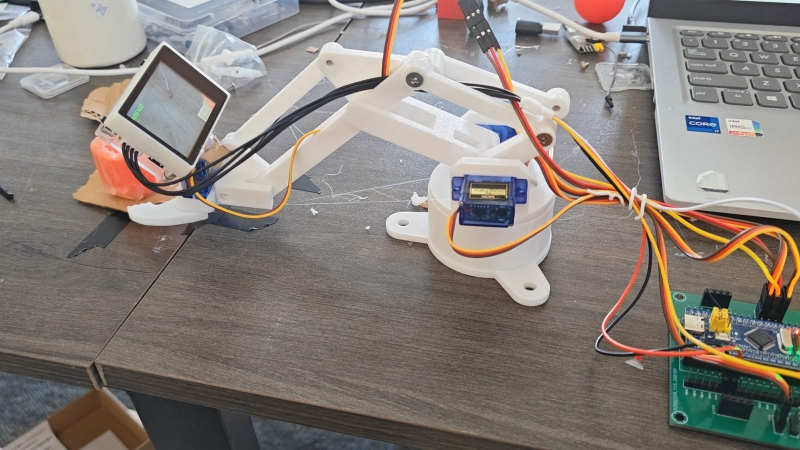
#> input picture images/gesture-arm-thumb.jpg, 1600 x 900 px (shown at 1/2 size)
$ python -i process-gen-images.py   (imports and definitions only)
#> lines starting #> are read from the running program, lines starting #| are printed output that depends on the picture
#> further down, picture is the input picture: PIL image 1600x900 RGB; mean R, G, B 134.5, 127.5, 122
# -*- coding: utf-8 -*-
"""把 ImageGen 输出整理成站点图片：裁掉底部水印 -> 缩放 -> 存 JPG/WebP。
运行：python tools/process-gen-images.py
"""
import os
from PIL import Image

ROOT = os.path.dirname(os.path.dirname(os.path.abspath(__file__)))
GEN = os.path.join(ROOT, 'images', '_gen')
OUT = os.path.join(ROOT, 'images')

# 源文件名前缀 -> (目标文件, 底部裁剪像素, 输出宽度)
MAP = {
    'Editorial_product_photograph_f_': ('hero-main.jpg', 0, 1400),
    'Editorial_product_photograph_o_2026-11-24T07-15-44': ('vision-tracker-main.jpg', 0, 1400),
    'Editorial_product_photograph_o_2026-11-24T07-16-22': ('gesture-arm-main.jpg', 0, 1400),
    'Editorial_product_photograph_o_2026-11-24T07-17-30': ('sound-core-main.jpg', 0, 1400),
    'Editorial_product_photograph_o_2026-11-24T07-18-58': ('doorbell-app-device.jpg', 0, 1400),
    'Extreme_macro_photograph_of_a__': ('sound-core-lcd.jpg', 0, 1400),
    'Macro_editorial_photograph_of__2026-11-24T07-16-04': ('gesture-arm-board.jpg', 0, 1400),
    'Macro_editorial_photograph_of__2026-11-24T07-17-04': ('vision-tracker-camera.jpg', 0, 1400),
    'Editorial_macro_photograph_of__': ('sound-core-board.jpg', 0, 1400),
    'Editorial_photograph_of_an_edg_': ('vision-tracker-tracking.jpg', 0, 1400),
    'Close_up_editorial_photograph__': ('gesture-arm-glove.jpg', 0, 1400),
    'Square_editorial_photograph_of_': ('avatar.jpg', 0, 900),
}

DOORBELL_STUDIO = {
    'Studio_product_render_of_a_cla_': 'yinghuo-light.webp',
    'Studio_product_render_of_a_com_': 'yinghuo-gateway.webp',
    'Studio_product_render_of_a_sma_': 'yinghuo-doorbell.webp',
}


def find(prefix):
    for name in sorted(os.listdir(GEN)):
        if name.startswith(prefix) and name.lower().endswith('.png'):
            return os.path.join(GEN, name)
    return None


def crop_bottom(im, px):
    w, h = im.size
    return im.crop((0, 0, w, h - px))


def fit_width(im, target):
    w, h = im.size
    if w <= target:
        return im
    ratio = target / w
    return im.resize((target, round(h * ratio)), Image.LANCZOS)


def patch_watermark(im):
    """覆盖右下角固定位置的 AI 水印（约 0.85w/0.84h 起），用上方条带翻转填充。"""
    from PIL import ImageFilter
    im = im.convert('RGB')
    w, h = im.size
#> w = 1600; h = 900
    x0, x1 = int(w * 0.86), int(w * 0.999)
#> x0 = 1376; x1 = 1598
    y0, y1 = int(h * 0.895), h
#> y0 = 805; y1 = 900
    bh = y1 - y0
#> bh = 95
    src = im.crop((x0, y0 - bh, x1, y0)).transpose(Image.FLIP_TOP_BOTTOM)
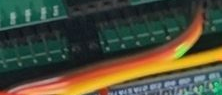
#> src: PIL image 222x95 RGB; mean R, G, B 77.1, 77.1, 57.7
    im.paste(src, (x0, y0))
    band = im.crop((x0 - 4, y0 - 6, x1, y1 + 6)).filter(ImageFilter.GaussianBlur(3.5))
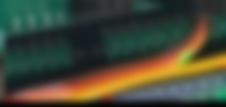
#> band: PIL image 226x107 RGB; mean R, G, B 70.1, 72.3, 54.9
    im.paste(band, (x0 - 4, y0 - 6))
    return im


def main():
    for prefix, (target, crop, width) in MAP.items():
        src = find(prefix)
        if not src:
            print('MISS', target)
            continue
        im = Image.open(src).convert('RGB')
        im = patch_watermark(im)
        if crop:
            im = crop_bottom(im, crop)
        im = fit_width(im, width)
        path = os.path.join(OUT, target)
        im.save(path, 'JPEG', quality=87, optimize=True, progressive=True)
        print('OK  ', target, im.size, round(os.path.getsize(path) / 1024), 'KB')

    for prefix, target in DOORBELL_STUDIO.items():
        src = find(prefix)
        if not src:
            print('MISS', target)
            continue
        im = Image.open(src).convert('RGB')
        im = patch_watermark(im)
        im = fit_width(im, 512)
        path = os.path.join(OUT, target)
        im.save(path, 'WEBP', quality=88, method=6)
        print('OK  ', target, im.size, round(os.path.getsize(path) / 1024), 'KB')


# [2 lines not run here, left out]

>>> from PIL import Image
>>> picture = Image.open('../images/gesture-arm-thumb.jpg')
>>> result = patch_watermark(picture)
